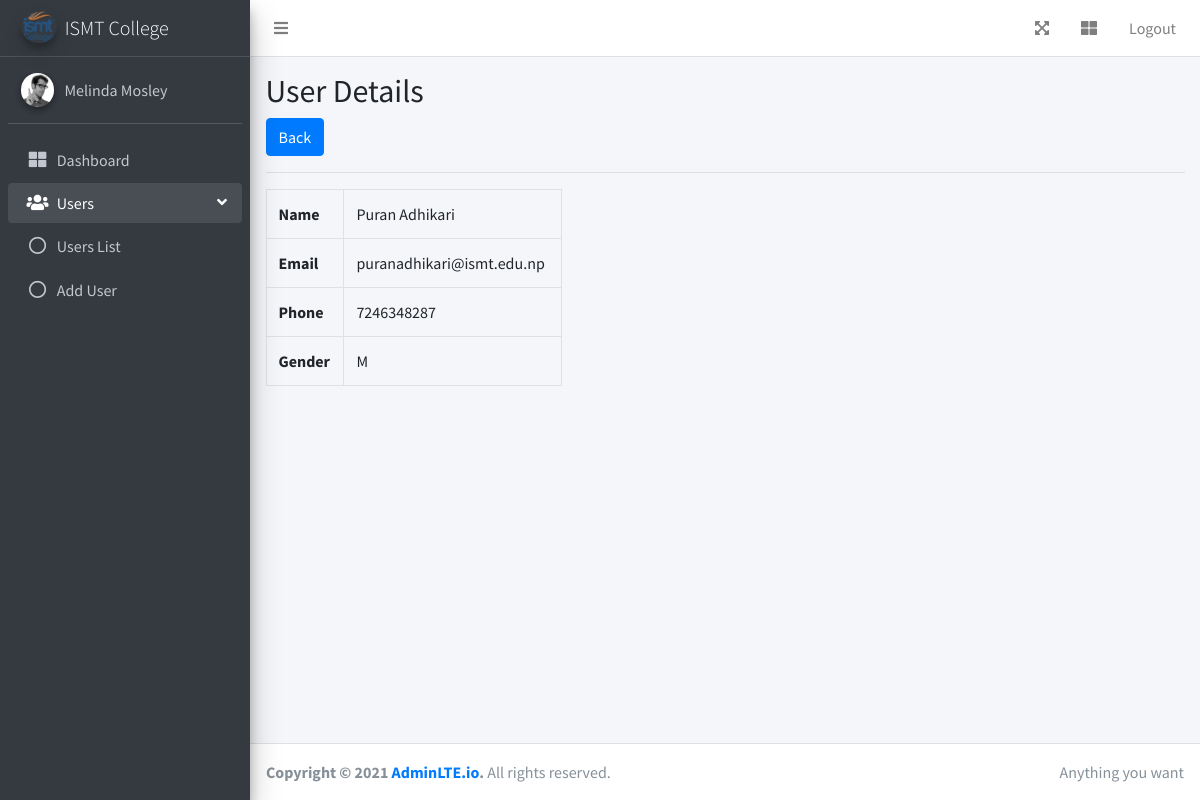
Screenshot of /users/view.php?id=16 (signed in) with the database file from the repository.
### tables this page shows
CREATE TABLE IF NOT EXISTS `users` (
  `id` int(11) unsigned NOT NULL AUTO_INCREMENT,
  `name` varchar(60) NOT NULL,
  `email` varchar(50) DEFAULT NULL,
  `phone` varchar(20) DEFAULT NULL,
  `password` varchar(100) DEFAULT NULL,
  `gender` varchar(10) DEFAULT NULL,
  PRIMARY KEY (`id`)
);

### users/view.php (the view, shortened to what this page needs)
<?php
	$gender = $email = $name = $phone = "";
	if(isset($_GET['id']) && !empty($_GET['id'])){
		require '../config.php';
		$sql = "SELECT name, email, phone, gender FROM users WHERE id = ?";
		if($stmt = $conn->prepare($sql)) {
			$stmt->bind_param("i", $p_id);
			if($stmt->execute()) {
				$result = $stmt->get_result();
				if($result->num_rows == 1) {
					$row = $result->fetch_assoc();
					$name = $row['name'];
					$email = $row['email'];
					$gender = $row['gender'];
					$phone = $row['phone'];
				} else {
					header("location: index.php");
					exit();
				}
			} else {
				echo "Oops!!! Something went wrong.";
			}
		}
	} else {
		header("location: index.php");
		exit();
	}
	require '../includes/header.php';
  	require '../includes/sidebar.php';
?>
	<div class="content-wrapper">
    <div class="content-header">
      <div class="container-fluid">
		<div class="row">
			<div class="col-md-12">
				<div class="page-header clearfix">
					<h2 class="pull-left">User Details</h2>
					<a href="index.php" class="btn btn-primary pull-right">Back</a>
				</div>
				<hr>
			</div>
			<div class="col-md-4">
				<table class="table table-bordered">
					<tr>
						<th>Name</th>
						<td><?php echo $name; ?></td>
					</tr>
					<tr>
						<th>Email</th>
						<td><?php echo $email; ?></td>
					</tr>
					<tr>
						<th>Phone</th>
						<td><?= $phone; ?></td>
					</tr>
					<tr>
						<th>Gender</th>
						<td><?= $gender; ?></td>
					</tr>
				</table>
			</div>
		</div>
	</div>
</div>
</div>
<?php require '../includes/footer.php'; ?>

### rows the page displays
users: name "Puran Adhikari", email "puranadhikari@ismt.edu.np", phone "7246348287", gender "M"

### other values shown
$_SESSION["name"] "Melinda Mosley"
